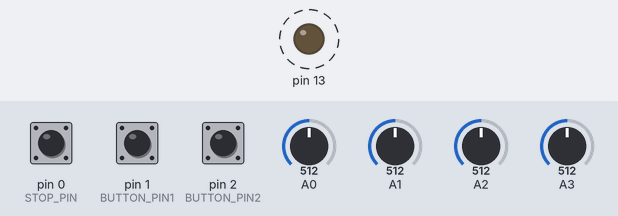
The sketch below on a simulated Arduino Leonardo, built with avr-gcc and run on an emulated ATmega32U4. On the bench: output pins drawn as LEDs (lit = HIGH). Dashed ring = blinking. Inputs (shaded band) come from the test bench; at power-on: pin 0 (STOP_PIN) HIGH, pin 1 (BUTTON_PIN1) HIGH, pin 2 (BUTTON_PIN2) HIGH, A0 = 512, A1 = 512, A2 = 512, A3 = 512. USB keyboard and mouse output is not drawn.

Above: at 1.26 s.
1.3 s: pin 0 (STOP_PIN) pulled LOW for 0.15 s
At 1.7 s:
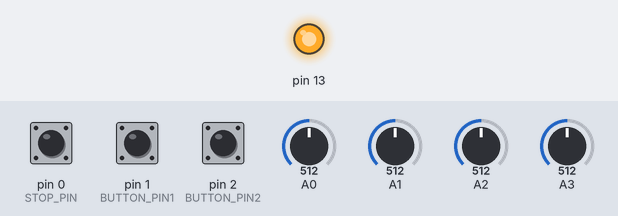
Timing chart, 0 to 4.3 s (numbered marks = the images above; inputs shaded):
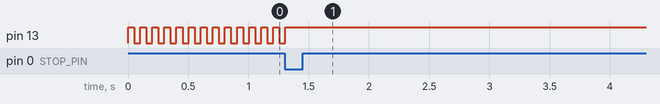

The sketch:

ConsoleDotHackathonAug21.ino
```cpp
/**
   Arduino as external Joystick-based mouse

   Needs an Arduino that is able to use the keyboard and mouse libraries.
   See https://www.arduino.cc/reference/en/language/functions/usb/keyboard/
   and https://www.arduino.cc/reference/en/language/functions/usb/mouse/
*/

#include <Keyboard.h>
#include <Mouse.h>

#define STOP_PIN 0        // pull to gnd to end keyboard functionality
#define BUTTON_PIN1 1
#define BUTTON_PIN2 2

// #define DEBUG   // when uncommented enables serial output instead of keyboard.
#define MOVEMENT_THRESHOLD 15
#define MAX_JUMP 15 // Max value for a mouse move

boolean shouldBlink = true;

// Array to map pin to emitted character
int pinToChar[] = { 'X', 'Y'} ;

volatile char val = -1;
int a0, a1, a2, a3;
int xDir, yDir;

void setup() {

  pinMode(13, OUTPUT);
  for (int i = 0; i <= 2; i++) {
    pinMode(i, INPUT);        // Pin is for input
    digitalWrite(i, HIGH);    // Enable the internal pull-up resistor for it.
  }
  // Enable Analog pins as input with pull-up resistor
  //  A0/A1 are one potentiometer of the joystick
  //  A2/A3 the other
  pinMode(A0, INPUT_PULLUP);
  pinMode(A1, INPUT_PULLUP);
  pinMode(A2, INPUT_PULLUP);
  pinMode(A3, INPUT_PULLUP);

#ifdef DEBUG
  Serial.begin(115200);
#endif

  // Start acting as a HID
  Keyboard.begin();
  Mouse.begin();

  // Attach the interrupt handlers for the buttons
  attachInterrupt(digitalPinToInterrupt(0), shouldEnd, FALLING);
  attachInterrupt(digitalPinToInterrupt(1), sendKey, FALLING);
  attachInterrupt(digitalPinToInterrupt(2), sendKey, FALLING);
}

void loop() {
  // We blink the LED and wait a bit.
  //   if the stop bin was engaged, we stop blinking
  digitalWrite(13, HIGH);   // turn the LED on (HIGH is the voltage level)
  delay(50);               // wait for 0.1 seconds
  if (shouldBlink) {
    digitalWrite(13, LOW);    // turn the LED off by making the voltage LOW
  }
  delay(50);

  // Read the potentiometers of the Joystick
  a0 = analogRead(A0);
  a1 = analogRead(A1);
  a2 = analogRead(A2);
  a3 = analogRead(A3);

  xDir = a0-a1;
  if (abs(xDir) < MOVEMENT_THRESHOLD) { // Threshold for movement
    xDir = 0;
  }
  else {
    xDir = map(xDir, -255,255,-MAX_JUMP,MAX_JUMP);
  }

  yDir = a2-a3;
  if (abs(yDir) < MOVEMENT_THRESHOLD) { // Threshold for movement
    yDir = 0;
  }
  else {
    yDir = map(yDir, -255,255,-MAX_JUMP,MAX_JUMP);
  }
  Mouse.move(xDir,yDir,0);

#ifdef DEBUG
  Serial.print(a0);
  Serial.print(" - ");
  Serial.print(a1);
  Serial.print(" -> ");
  Serial.print(a1-a0);
  Serial.print("  ->  ");
  if (a1-a0 > MOVEMENT_THRESHOLD ) {
    Serial.print("L");
  }
  else if (a1-a0 < -MOVEMENT_THRESHOLD) {
    Serial.print("R");
  }
  Serial.print("     |   ");
  Serial.print(a2);
  Serial.print(" - ");
  Serial.print(a3);
  Serial.print(" -> ");
  Serial.print(a3-a2);
  Serial.print("  ->  ");
  if (a3-a2 > MOVEMENT_THRESHOLD ) {
    Serial.print("D");
  }
  else if (a3-a2 < -MOVEMENT_THRESHOLD) {
    Serial.print("U");
  }

  Serial.println();
  Serial.flush();
#endif

  // If the interrups routine set a value we emit it.
  if (val != -1) {

#ifdef DEBUG
    Serial.println(val);
    Serial.flush();
#endif

    // The next is a bit doubled as it writes a char and does
    //   a mouse click. Needs a bit of revisit
    Keyboard.write(val);
    if(val == 'X') {
      Mouse.click(MOUSE_LEFT);
    } else {
      Mouse.click(MOUSE_RIGHT);
    }
    val = -1;
  }

}

void shouldEnd() {
  if (digitalRead(STOP_PIN) == LOW) {
    Keyboard.end();  // end sending stuff via Keyboard HID
    Mouse.end();     // end sending mouse events
    shouldBlink = false;
  }
}

void sendKey() {
  // figure out which pin was pressed
  for (int i = 1; i <= 2 ; i++) {
    if (digitalRead(i) == LOW) {
      val = pinToChar[i - 1];
      break;
    }
  }
}
```

Measured:
- after the input at 1.3 s, pin 13: goes on until 1.3 s, then stays HIGH
- by itself, pin 13: alternates HIGH for 0.05 s and LOW for 0.05 s
